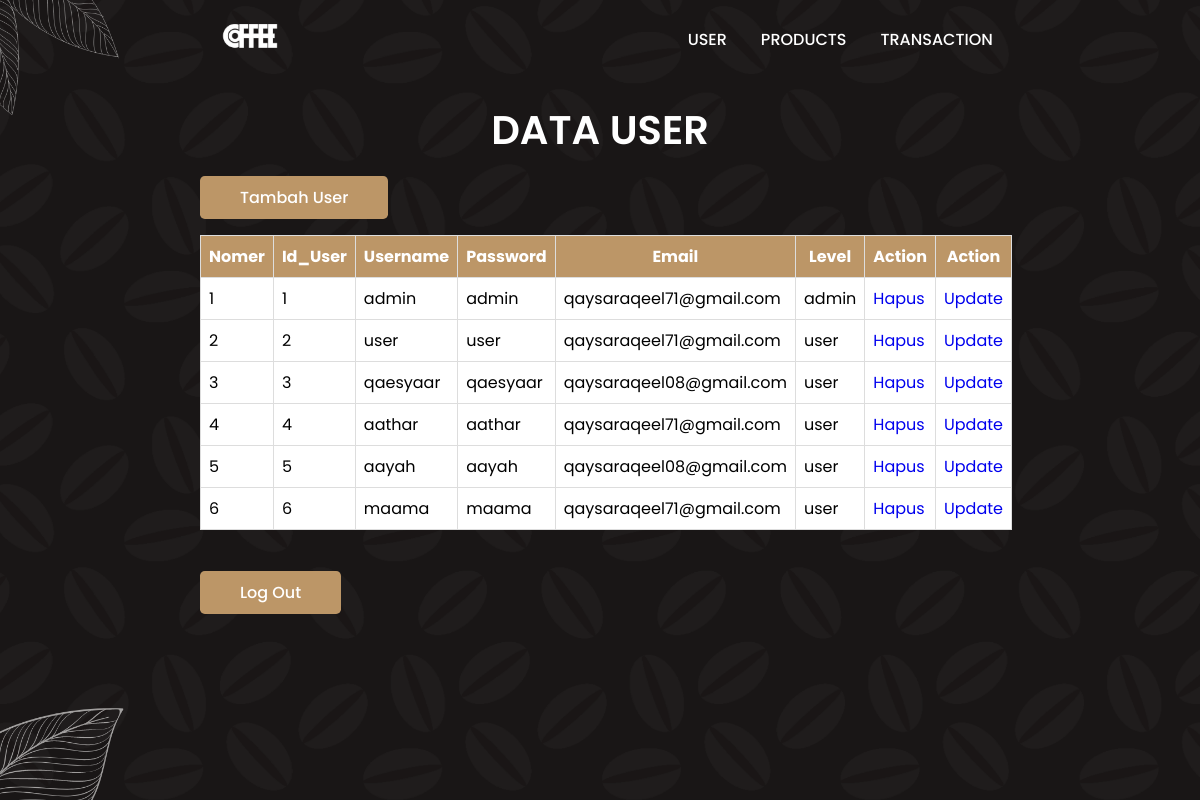
/coffee/admin/user.php, run on the app's committed database.
### tables this page shows
CREATE TABLE `user` (
  `id_user` int(11) NOT NULL,
  `username` varchar(20) NOT NULL,
  `password` varchar(20) NOT NULL,
  `email` varchar(30) NOT NULL,
  `level` varchar(5) NOT NULL
);

### coffee/admin/user.php (the view, shortened to what this page needs)
<!DOCTYPE html>
<html lang="en">
<head>
    <link rel="stylesheet" href="styleadmin.css">
</head>
<body>
    <header>
        <a href="#" class="logo">
            <img src="img/logo1.png" alt="">
        </a>
        <ul class="navbar">
            <li><a href="user.php">User</a></li>
            <li><a href="products.php">Products</a></li>
            <li><a href="transaction.php">transaction</a></li>
        </ul>
    </header>
    <section class="user">
    <h1 class="heading">Data User</h1>
    <br>
        <a href="../register.php" class="btn">Tambah User</a>
        <br>
        <br>
        <table border="1" class="table">
            <tr>
                <th>Nomer</th>
                <th>Id_User</th>
                <th>Username</th>
                <th>Password</th>
                <th>Email</th>
                <th>Level</th>
                <th>Action</th>
                <th>Action</th>
            </tr>
            <?php
            include '../koneksi.php';
            $query_mysql = mysqli_query($mysqli, "SELECT * FROM user") or die(mysqli_error($mysqli));
            $nomor = 1;
            while($data = mysqli_fetch_array($query_mysql)) {
            ?>
            <tr>
                <td><?php echo $nomor++; ?></td>
                <td><?php echo $data['id_user']; ?></td>
                <td><?php echo $data['username']; ?></td>
                <td><?php echo $data['password']; ?></td>
                <td><?php echo $data['email']; ?></td>
                <td><?php echo $data['level']; ?></td>
                <td><a href="hapus_user.php?id=<?php echo $data['id_user']; ?>" class="btn-hapus">Hapus</a> </td>
                <td><a href="update_user.php?id=<?php echo $data['id_user']; ?>" class="btn-update">Update</a> </td>
            </tr>
            <?php } ?>
        </table>
        <br>
        <br>
    <a href="../index.php" class="btn">Log Out</a>
    </section>
</body>
</html>

### coffee/admin/styleadmin.css (style rules this page uses)
* { font-family: 'Poppins', sans-serif; margin: 0; padding: 0; box-sizing: border-box; scroll-padding-top: 4rem; scroll-behavior: smooth; list-style: none; text-decoration: none; }
:root { --main-color: #bc9667; --second-color: #edeae3; --text-color: #1b1b1b; --bg-color: #fff; --box-shadow: 2px 2px 10px 4px rgb(14 55 54 / 15%); }
section { padding: 100px 200px; }
header { position: fixed; width: 100%; top: 0; right: 0; z-index: 10000; display: flex; justify-content: space-around; align-items: center; padding: 18px 100px; transition: 0.5s linear; }
.logo img { width: 120px; }
.navbar { display: flex; }
.navbar a { padding: 8px 17px; color: var(--bg-color); font-size: 1rem; text-transform: uppercase; font-weight: 500; }
.user { width: 100%; min-height: 100vh; background: url(img/bg.png); background-repeat: no-repeat; background-size: cover; background-position: center; }
.heading { color: var(--bg-color); font-size: 40px; font-weight: 600; text-align: center; text-transform: uppercase; }
.table { width: 100%; border-collapse: collapse; background: var(--bg-color); background-size: cover; background-repeat: no-repeat; }
.table th, .table td { border: 1px solid #ddd; padding: 8px; }
.table th { background-color: var(--main-color); color: #fff; }
.btn { padding: 10px 40px; border-radius: 0.3rem; background: var(--main-color); color: var(--bg-color); font-weight: 500; }

### data on the page
user: id_user "1", username "admin", password "admin", email "qaysaraqeel71@gmail.com", level "admin"
user: id_user "2", username "user", password "user", email "qaysaraqeel71@gmail.com", level "user"
user: id_user "3", username "qaesyaar", password "qaesyaar", email "qaysaraqeel08@gmail.com", level "user"
user: id_user "4", username "aathar", password "aathar", email "qaysaraqeel71@gmail.com", level "user"
user: id_user "5", username "aayah", password "aayah", email "qaysaraqeel08@gmail.com", level "user"
user: id_user "6", username "maama", password "maama", email "qaysaraqeel71@gmail.com", level "user"
